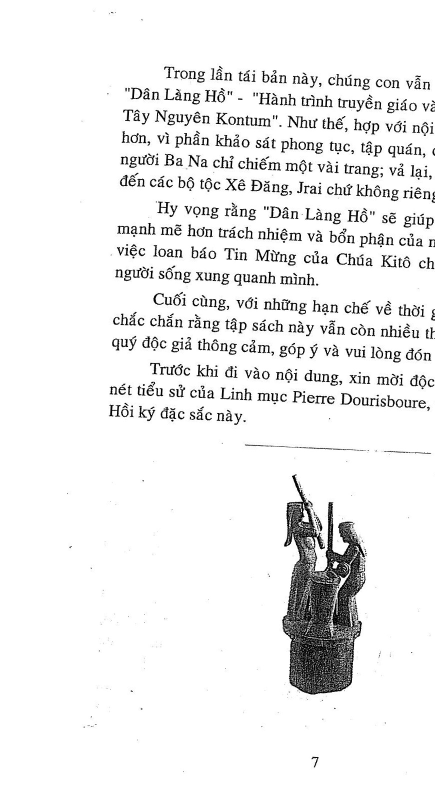
#> input picture splitColumn/page_008-0.jpg, 870 x 1610 px, given as the content of the folder input_image, which was not available (shown at 1/2 size)
$ python HoughLine.py
#> lines starting #> are read from the running program, lines starting #| are printed output that depends on the picture; after the words box and inside, x2 and y2 are one past the last pixel; in counts of white or black regions, pixels touching at a corner belong together; pictures that were not available may be replaced by others from this repository, and a replacement may not be noted
import numpy as np
import cv2
import os
import skimage.morphology
import scipy as sp
import matplotlib.pyplot as plt

def splitImageToColumns(imageNames, inputDir, columnsDir):
#> called with inputDir = 'input_image', columnsDir = 'splitColumn'
    for image in imageNames:
        print('--------------------',image)
        img = plt.imread(inputDir + '/' + image) # Read in the image and convert to grayscale
#> img is the input picture: shape (1610, 870, 3); min 0, max 255, mean 238.6

        img = img[...,::-1]
        h, w = img.shape[:2]
#> h = 1610; w = 870
        # cv2.imshow("cropped", cv2.resize(img, (int(img.shape[1]/5), int(img.shape[0]/5))))
        # cv2.waitKey(0)
        # cv2.destroyAllWindows()

        gray = cv2.cvtColor(img, cv2.COLOR_BGR2GRAY)
        gray = 255*(gray < 128).astype(np.uint8) # To invert the text to white
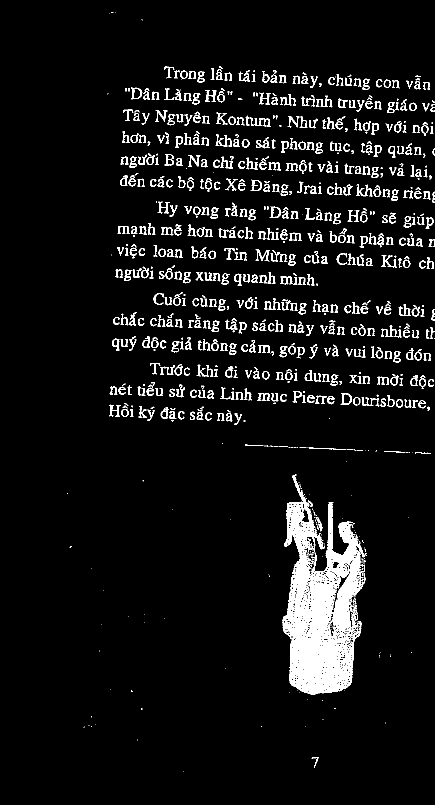
#> gray: shape (1610, 870) (shown at 1/2 size); 6.4% white; 841 white regions (297 under 20 px), largest, box (x1, y1, x2, y2) and area: (564, 949, 731, 1389) 34479, (762, 651, 803, 675) 305, (431, 269, 464, 293) 280
        # cv2.imshow("gray", cv2.resize(gray, (int(gray.shape[1]/5), int(gray.shape[0]/5))))
        # cv2.waitKey(0)
        # cv2.destroyAllWindows()

        gray = cv2.morphologyEx(gray, cv2.MORPH_OPEN, np.ones((10, 10), dtype=np.uint8)) # Perform noise filtering
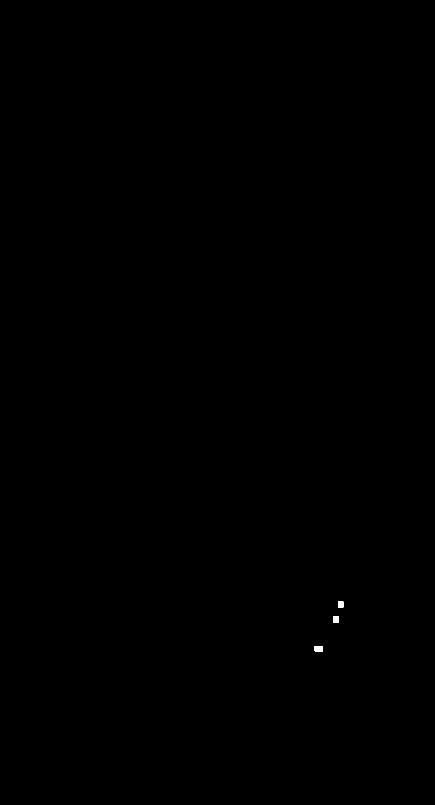
#> gray: shape (1610, 870) (shown at 1/2 size); 0.03% white; 3 white regions, box (x1, y1, x2, y2) and area: (629, 1292, 646, 1303) 181, (667, 1232, 677, 1246) 140, (676, 1203, 687, 1215) 132
        # cv2.imshow("filtered", cv2.resize(gray, (int(gray.shape[1]/5), int(gray.shape[0]/5))))
        # cv2.waitKey(0)
        # cv2.destroyAllWindows()
        coords = cv2.findNonZero(gray) # Find all non-zero points (text)
#> coords = contour of 453 points, box (x1, y1, x2, y2) (629, 1203, 687, 1303), area 44
        x, y, w, h = cv2.boundingRect(coords) # Find minimum spanning bounding box
#> x = 629; y = 1203; w = 58; h = 100

        cropRight = 0
        if (x + w - img.shape[1]) <= 100 and (x + w - img.shape[1]) >= 0:
            # print('stupid')
            cropRight = 50
        rect = img[y:y+h, x:x+w] # Crop the image - note we do this on the original image
        # [4 lines of commented-out code are left out]

        bordersize = 10
        rect = cv2.copyMakeBorder(
            rect,
            top=bordersize,
            bottom=bordersize,
            left=bordersize,
            right=bordersize,
            borderType=cv2.BORDER_CONSTANT,
            value=[255, 255, 255]
        )
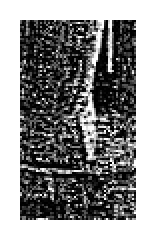
#> rect: shape (120, 78, 3) (shown 2 times larger); min 0, max 255, mean 138.6

        # convert the image to grayscale and flip the foreground
        # and background to ensure foreground is now "white" and
        # the background is "black"
        gray = cv2.cvtColor(rect, cv2.COLOR_BGR2GRAY)
#> gray: shape (120, 78)
        gray = cv2.bitwise_not(gray)
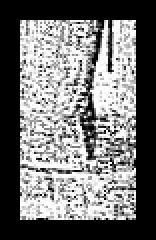
#> gray: shape (120, 78) (shown 2 times larger); min 0, max 255, mean 116.4
        # threshold the image, setting all foreground pixels to
        # 255 and all background pixels to 0
        thresh = cv2.threshold(gray, 0, 255,
            cv2.THRESH_BINARY | cv2.THRESH_OTSU)[1]
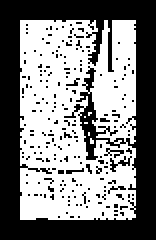
#> thresh: shape (120, 78) (shown 2 times larger); 51.4% white; 205 black regions (202 under 20 px), largest, box (x1, y1, x2, y2) and area: (0, 0, 78, 120) 4084, (55, 78, 66, 86) 30, (52, 74, 62, 79) 20

        # grab the (x, y) coordinates of all pixel values that
        # are greater than zero, then use these coordinates to
        # compute a rotated bounding box that contains all
        # coordinates
        coords = np.column_stack(np.where(thresh > 0))
#> coords = 4808 pairs, first value 10 to 109, second value 10 to 67
        angle = cv2.minAreaRect(coords)[-1]
#> angle = -90
        # the `cv2.minAreaRect` function returns values in the
        # range [-90, 0); as the rectangle rotates clockwise the
        # returned angle trends to 0 -- in this special case we
        # need to add 90 degrees to the angle
        if angle < -45:
            angle = -(90 + angle)
#> angle = 0
        # otherwise, just take the inverse of the angle to make
        # it positive
        else:
            angle = -angle

        cy, cx = rect.shape[:2]
#> cy = 120; cx = 78
        cy /= 2
#> cy = 60
        cx /= 2
#> cx = 39
        M = cv2.getRotationMatrix2D((cx,cy), angle, 1.0)
#> M = [[1, 0, 0], [0, 1, 0]]
        rect = cv2.warpAffine(rect, M, (rect.shape[1], rect.shape[0]), flags=cv2.INTER_CUBIC, borderMode=cv2.BORDER_REPLICATE)
        # [10 lines of commented-out code are left out]

        gray = cv2.cvtColor(rect, cv2.COLOR_BGR2GRAY)
        # Create some large dark area with the text, 10 is quite big!
        eroded = skimage.morphology.erosion(gray, skimage.morphology.square(5))
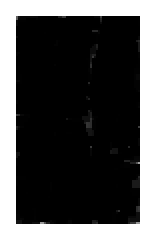
#> eroded: shape (120, 78) (shown 2 times larger); min 0, max 255, mean 80.1

        # Compute mean values along axis 0 or 1
        hist = np.mean(eroded, axis=0)
#> hist = 78 values, max 255 at index 0, min 34 at index 51, mean 80.12

        # Search large (here 2% of dimension size) and distant (here 15% of dimension size) peaks
        peaks, something = sp.signal.find_peaks(hist, width=len(hist)*2//100, distance=len(hist)*15//100)
#> peaks = [20, 31, 45]; something = {'prominences': [1.16, 0.408, 6.43], 'left_bases': [19, 28, 40], 'right_bases': [36, 36, 51], 'widths': [2.47, 2.6, 2.13], 'width_heights': [34.72, 34.28, 37.23], 'left_ips': [19.5, 30.13, 43.72], 'right_ips': [21.97, 32.72, 45.85]}
        # print(peaks)
        try:
            center = min(peaks, key=lambda x : abs(x - 1940))
#> center = 45
        except Exception as e:
            center = int(rect.shape[1]/2)
            print("Error, please check your image named", image)
        print(peaks, center)
#| [20 31 45] 45
        colLeftImg = rect[:, 0:center]
        colRightImg = rect[:, center:]
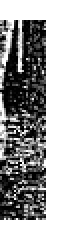
#> colRightImg: shape (120, 33, 3) (shown 2 times larger); min 0, max 255, mean 151.1
        cv2.imwrite(columnsDir + '/' + image[0:-4] + '-' + '0' + '.jpg', colLeftImg)
        cv2.imwrite(columnsDir + '/' + image[0:-4] + '-' + '1' + '.jpg', colRightImg)

if __name__ == "__main__":
    inputDir = 'input_image'
    imageName = list(filter(lambda file: file[-3:] == 'jpg', os.listdir(inputDir)))
    columnDir = 'splitColumn'

    splitImageToColumns(imageName, inputDir, columnDir)
    # splitImageToColumns(['Tu dien tieng viet Ng Kim Than p1 (1)_019.jpg'], inputDir, columnDir)
